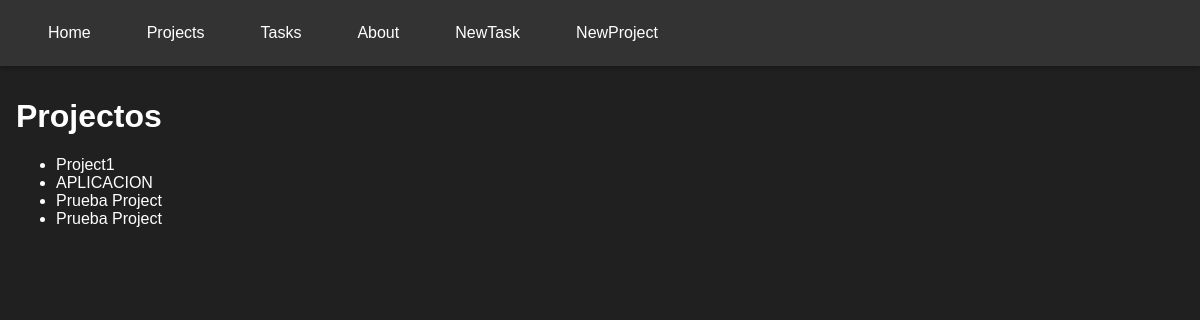
The page /projects/ on the database as committed earlier.
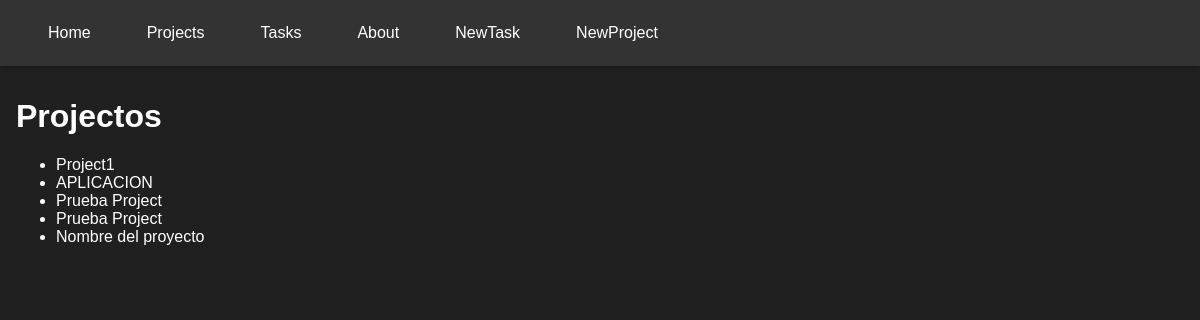
The same page on the database as committed later.
### app/models.py (models this page shows)
class Project(models.Model):
    name = models.CharField(max_length=100)
    description = models.TextField()
    start_date = models.DateField(default=date.today())
    end_date = models.DateField(default=date.today() + timedelta(days=365))

### app/views.py (the view)
# urls.py: path('projects/', views.projects, name='projects'),
def projects(request):
    projects = list(Project.objects.values())
    return render(request, 'projects.html', {'projects': projects})

### app/templates/projects.html
{% extends 'base.html' %}
{% block content %}
<h1>Projectos</h1>
<ul>
    {% for project in projects %}
        <li>{{ project.name }}</li>
    {% endfor %}
</ul>
{% endblock %}

### app/templates/base.html (shortened to what this page needs)
{% load static %}
<!DOCTYPE html>
<html lang="en">
<head>
    <link rel="stylesheet" href="{% static 'css/main.css' %}">
</head>
    <body>
        <nav class="navbar">
        <a href="/">Home</a>
        <a href="/projects">Projects</a>
        <a href="/task/1">Tasks</a>
        <a href="/about">About</a>
        <a href="/create_task">NewTask</a>
        <a href="/create_project">NewProject</a>
    </nav>
    <main class="container">
        {% block content %}
        {% endblock %}
    </main>
</body>
</html>

### app/static/css/main.css (style rules this page uses)
body { background: #202020; color: #fff; font-family: Arial, sans-serif; margin: 0; padding: 0; }
.navbar { background: #333; padding: 1rem 2rem; display: flex; gap: 1.5rem; align-items: center; box-shadow: 0 2px 5px rgba(0,0,0,0.3); }
.navbar a { color: #fff; text-decoration: none; padding: 0.5rem 1rem; border-radius: 4px; transition: background 0.3s ease; }
.container { max-width: 1200px; margin: 2rem auto; padding: 0 1rem; }

Rows that differ between the two databases and show on the page:
added Project: name "Nombre del proyecto"
